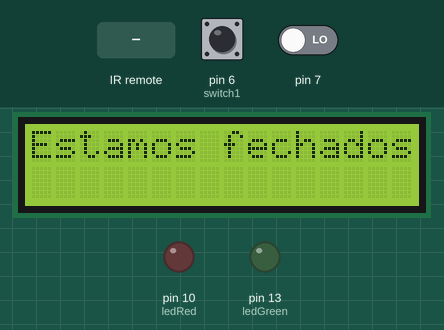
Simulated run of this sketch. Board: Arduino Uno, built with avr-gcc and run on an emulated ATmega328P. Parts: 16×2 character LCD, output pins drawn as LEDs (lit = HIGH). The inputs (shaded band) are chosen by the test bench; at power-on: pin 6 (switch1) LOW, pin 7 LOW. What the sketch prints to the serial monitor is not drawn.

Above: at 2.3 s.
2.4 s: infrared code 0xFD48B7 received
At 6.9 s:
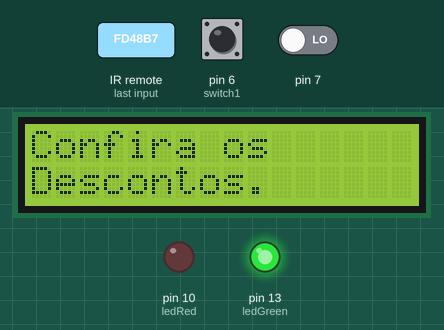
At 12.54 s:
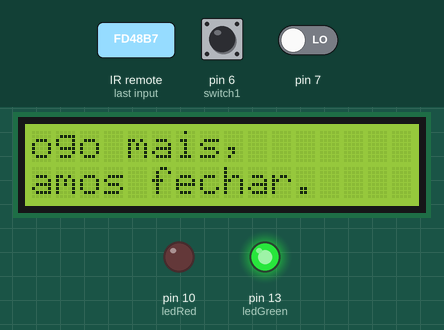
Timing chart, 0 to 14.0 s (numbered marks = the images above; inputs shaded):
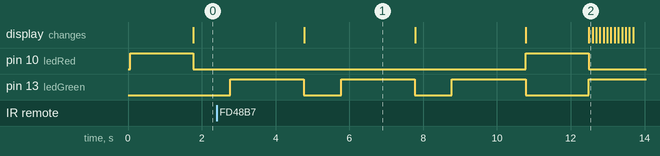

Measured:
- after the input at 2.4 s, the display: first differs from a run without the input after 10.1 s (image 2)
- by itself, pin 13 (ledGreen): repeats every 3.0 s: LOW 1.0 s, HIGH 2.0 s
- what the display in image 1 shows lasts 3.0 s, from 4.8 s to 7.8 s

The sketch:

ProjetoKon_nichiwa.ino
```cpp
#include <IRremote.h>

#include <LiquidCrystal.h>

//Delay

int tempo = 1000;

//Horario

int horario = 0;

//Declaração Variáveis IR

int RECV_PIN = 9;

IRrecv irrecv(RECV_PIN);

decode_results results;

//Teclas do Controle

long int codTeclaOff = 16580863; //Tecla OFF
long int codTecla1 = 16582903; //Tecla 1
long int codTecla2 = 16615543; //Tecla 2
long int codTecla3 = 16599223; //Tecla 3
long int codTecla4 = 16591063; //Tecla 4
long int codTecla5 = 16623703; //Tecla 5
long int codTecla6 = 16607383; //Tecla 6
long int codTecla9 = 16603303; //Botão 9 (Limpa Tela)

//Estado Led

int estadoLed1 = 0;
int estadoLed2 = 0;

//Estado Switch

int estadoSwitch1 = 0;

//Declararação de variáveis

  //Variáveis de Quantidade

  int a = 0;
    int b = 0;
    int c = 0;
    int d = 0;

  //LCD

  LiquidCrystal lcd(12, 11, 5, 4, 3, 2);

  //Switch

  int switch1 = 6;

  //LED´s

  int ledRed = 10;
  int ledGreen = 13;

  //Constante

  int cons = 1;

  //Constante para corrigir o resultado do
    //Sensor Ultra-sónico

  int num = 00000.1;

  //Sensor Ultra-sónico

  int cm = 0; //centimetros

  //Sentenças

  //Sentença --> Bem vindo (Função)

  void digitalizacao(){

      lcd.clear();

      lcd.setCursor(3,0);

      lcd.print("Bem vindo!");

      lcd.setCursor(0,1);

      lcd.print("");

      //lcd.print("いらっしゃいませ!");
  }

    //Sentença --> Confira os Descontos. (Função)

  void digitalizacao1(){

      lcd.clear();

      lcd.setCursor(0,0);

      lcd.print("Confira os");

      lcd.setCursor(0,1);

      lcd.print("Descontos.");

      //lcd.print("ディスカウントを確認して");
  }

  //Sentença --> Logo mais, vamos fechar. (Função)

  void digitalizacao2(){

    lcd.clear();

      lcd.setCursor(0,0);

      lcd.print("Logo mais,");

      lcd.setCursor(0,1);

      lcd.print("vamos fechar.");

      // lcd.print("もすぐ閉まってしまうよ");
   }

  //Sentença --> Estamos fechados. (Função)

  void digitalizacao3(){

      lcd.clear();

      lcd.setCursor(0,0);

      lcd.print("Estamos fechados");

      lcd.setCursor(0,1);

      lcd.print("");

      //lcd.print("閉まりました、休みです");


   }

  //Limpa Tela(Função)

  void digitalizacaoClear(){

      lcd.clear();

      lcd.setCursor(0,0);

      lcd.print("");

      lcd.setCursor(0,1);

      lcd.print("");

    }


  //Função para Deslocamento da Sentença

  void deslocamento(){

      //Desloca o texto todo para a esquerda

        for(int i = 0;i<cons; i++){

          for (int posicao = 0; posicao < 15; posicao++)
          {
              lcd.scrollDisplayLeft();
          delay(100);
          }

        //Desloca o texto todo para a direita

        for (int posicao; posicao < 15; posicao++)
        {
          lcd.scrollDisplayRight();
      delay(100);
        }

        cons ++;

      }
    }


void setup()
{


  //Inciar comunicação serial

  Serial.begin(9600);

  //IR

  irrecv.enableIRIn();

  //LCD

  lcd.begin(16, 2);

  //Outros Elementos

  pinMode(switch1,INPUT);

  //OUTPUT

  pinMode(ledRed,OUTPUT);
  pinMode(ledGreen,OUTPUT);
}

void loop()
{

  //led Red --> Porta fechada
  //led Green --> Porta aberta

  digitalWrite(ledRed, HIGH);


  //Relacionando o estado e o elemento Switch

  estadoSwitch1 = digitalRead(switch1);

  //Execução da função readDistance

  cm = 0.01723 * readDistance(7, 7);

  Serial.print(cm);
  Serial.println("cm");
  delay(100); //Espera por 100 millisecond(s)

  Serial.println(cm + num);
  delay(300);

  if (irrecv.decode(&results)) {

   //|| estadoSwitch == HIGH
   //Teste Tecla


    if((results.value == codTeclaOff) && (estadoLed1 == 0)){

    digitalWrite(ledRed, HIGH);
      estadoLed1 = 1;

   }

     if((results.value == codTeclaOff) && (estadoLed1 == 1)){

         digitalWrite(ledRed,LOW);
         estadoLed1 = 0;

   }


   //--------------------------------------//

    //Delay modificado pela interação com teclas

   //if(results.value == codTeclaVol+){


   // tempo = 10000;

   //}

   //if(results.value == codTeclaVol-){

   // tempo = 1500;

   //}

   //if(results.value == codTeclaEq){

   // tempo = 1000;

   //}

   //--------------------------------------//

   //Uso do Switch para limpar a Tela

   //Limpar LCD

   //if(estadoSwitch1 == HIGH){


   //  digitalizacaoClear();


   //}else{}

   //--------------------------------------//

   //Switch para mudar a variável horário

   if(estadoSwitch1 == HIGH){


     horario = 10;

   }

    if(estadoSwitch1 == LOW){

     horario = 20;

    }


    //Tecla 1 --> Sentença Bem Vindo! (digitalizacao)

    if((results.value == codTecla1)&& (d == 0)){

    digitalWrite(ledRed, LOW);

        digitalizacao();

        delay(1000);

        d = 1;

      digitalWrite(ledGreen, HIGH);

        deslocamento();

        lcd.clear();

      digitalWrite(ledRed, HIGH);

    }else if((results.value == codTecla1) && (d == 1)){

        deslocamento();

        d = 0;
    }


   //Tecla 2 --> Confira os descontos. (digitalizacao1)


    if((results.value == codTecla2) && (c == 0)){

      digitalizacao1();

      c = 2;

      digitalWrite(ledGreen, HIGH);

      deslocamento();


   }else{

     if((results.value == codTecla2) && (c == 2)){

       digitalizacaoClear();

       c = 0;

     }
   }

    //Tecla 3 --> Logo mais, vamos fechar.(digitalizacao2)

    if((results.value == codTecla3) && (b == 0)){

      digitalWrite(ledRed, LOW);

        digitalizacao2();

        b = 3;

      digitalWrite(ledGreen, HIGH);

        deslocamento();

        digitalWrite(ledRed, HIGH);

    }else{

       if((results.value == codTecla3) && (b == 3)){

       digitalizacaoClear();

       b = 0;

       }
   }


    //Tecla 4 --> Estamos fechados. (digitalizacao2)

    if((results.value == codTecla4) && (a == 0)){

      digitalWrite(ledRed, LOW);

        digitalizacao3();

        a = 4;

      digitalWrite(ledGreen, HIGH);

        deslocamento();

        digitalWrite(ledRed, HIGH);

    }else{


       if((results.value == codTecla4) && (a == 4)){

       digitalizacaoClear();

       a = 0;


     }
   }

   if(results.value == codTecla9){


     digitalizacaoClear();

   }


 }


  //LCD Aproximação 0 a 24 cm

  if((cm >= 0)||(cm <= 24)){

    digitalWrite(ledRed, LOW);
    digitalizacao3();
    delay(1000);
    digitalWrite(ledGreen, HIGH);
    delay(2000);
    digitalWrite(ledGreen, LOW);
    lcd.clear();
    digitalWrite(ledRed, HIGH);

  }

  //LCD Aproximação 25 a 49 cm

  if((cm >= 25)||(cm <= 49)){

    digitalWrite(ledRed, LOW);
    digitalizacao1();
    delay(1000);
    digitalWrite(ledGreen, HIGH);
    delay(2000);
    digitalWrite(ledGreen, LOW);
    lcd.clear();
    digitalWrite(ledRed, HIGH);

  }

    //LCD Aproximação 50 a 75 cm

  if((cm >= 50)||(cm <= 75)){

    digitalWrite(ledRed, LOW);
    digitalizacao();
    delay(1000);
    digitalWrite(ledGreen, HIGH);
    delay(2000);
    digitalWrite(ledGreen, LOW);
    lcd.clear();
    digitalWrite(ledRed, HIGH);

  }


}


  //Função de leitura da distância

long readDistance(int triggerPin, int echoPin){


  pinMode(triggerPin,OUTPUT); //Limpa a Leitura
    digitalWrite(triggerPin, LOW);
    delay(200);

  //Setar o trigger pin para HIGH por 100 millisecond(s)

    digitalWrite(triggerPin, HIGH);
    delay(100);
    digitalWrite(triggerPin,LOW);
    pinMode(echoPin, INPUT);

  //Ler o Echo pin, e retorando o tempo do som

    return pulseIn(echoPin, HIGH);

}
```
